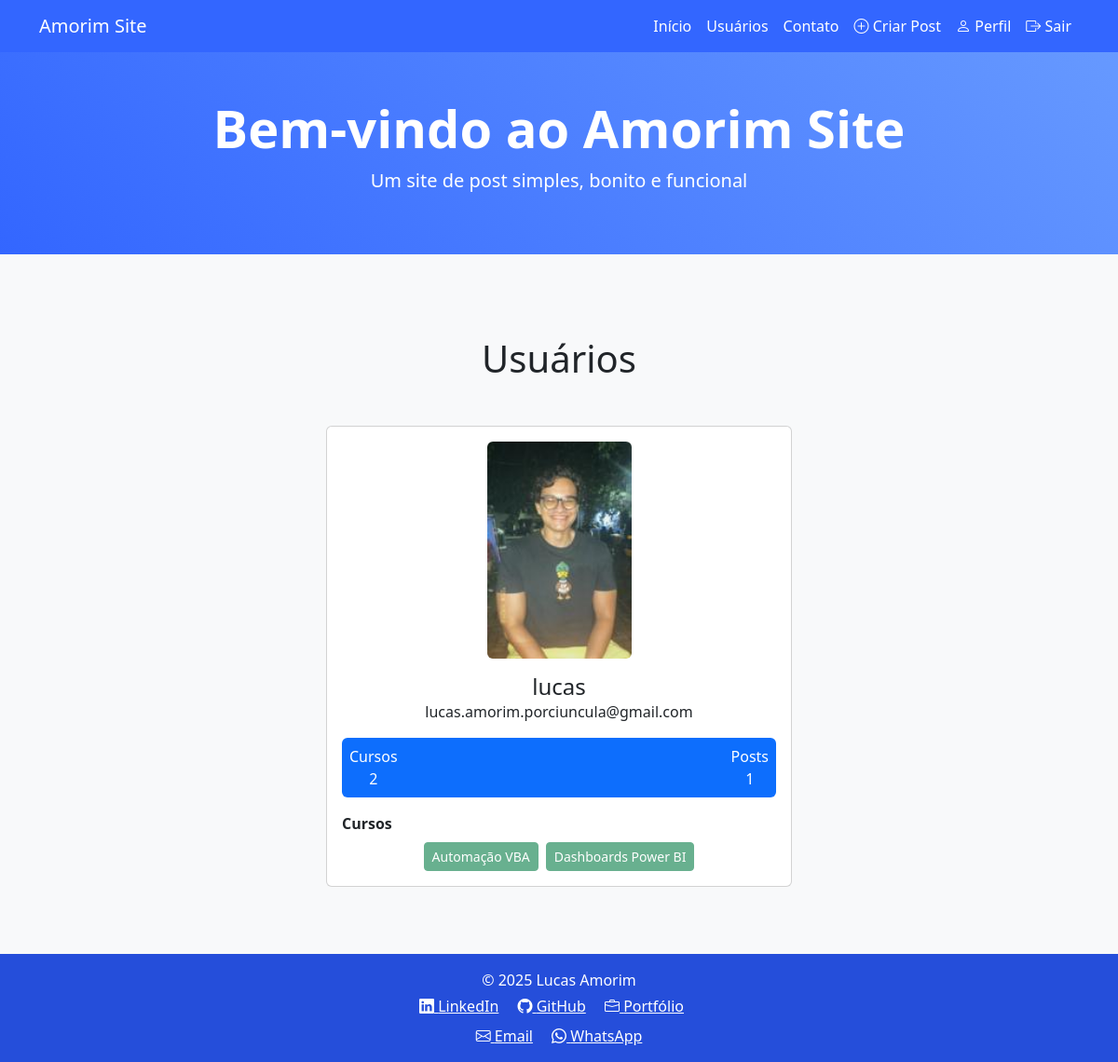
The app's page /usuarios (signed in) with its own data.
### comunidadeImpressionadora/models.py (models this page shows)
class Usuario(database.Model, UserMixin):
    id = database.Column(database.Integer, primary_key=True)
    username = database.Column(database.String, nullable=False)
    senha = database.Column(database.String, nullable=False)
    email = database.Column(database.String, nullable=False, unique=True)
    foto_perfil = database.Column(database.String, default='default.jpg', nullable=False)
    post = database.relationship('Post', backref='autor', lazy=True)
    cursos = database.Column(database.String, nullable=False, default='Não Informado')
    def contar_posts(self):
        return len(self.post)

### comunidadeImpressionadora/routes.py (the view)
@app.route('/usuarios')
@login_required
def usuarios():
    lista_usuarios = Usuario.query.all()
    return render_template('usuarios.html', lista_usuarios=lista_usuarios)

### comunidadeImpressionadora/models.py (called while the page is built)
@login_manager.user_loader
def load_usuario(id_usuario):
    return Usuario.query.get(int(id_usuario))

### comunidadeImpressionadora/templates/usuarios.html (shortened to what this page needs)
{% extends 'base.html'%}
{% block head %}
<link href="https://cdnjs.cloudflare.com/ajax/libs/aos/2.3.4/aos.css" rel="stylesheet">
{% endblock %}
{% block body %}
<div class="container my-5">
    <h1 class="text-center mb-5" data-aos="fade-down">Usuários</h1>
    {% for usuario in lista_usuarios %}
    <div class="container centralizado-vertical d-flex justify-content-center mb-3" data-aos="fade-up" data-aos-duration="800">
        <div class="card p-3 w-100" style="max-width: 500px;">
            <div class="d-flex flex-column align-items-center">
                <div class="image mb-3">
                    <img src="{{ url_for('static', filename='fotos_perfil/{}'.format(usuario.foto_perfil)) }}" class="rounded" width="155">
                </div>
                <div class="w-100 text-center">
                    <h4 class="mb-0">{{ usuario.username }}</h4>
                    <span>{{ usuario.email }}</span>
                </div>
                <div class="p-2 mt-3 bg-primary d-flex justify-content-between rounded text-white stats w-100">
                    <div class="d-flex flex-column text-center">
                        <span class="articles">Cursos</span>
                        {% if 'Não Informado' in usuario.cursos %}
                            <span class="number1">0</span>
                        {% else %}
                            <span class="number1">{{ usuario.cursos.count(';') + 1 }}</span>
                        {% endif %}
                    </div>
                    <div class="d-flex flex-column text-center">
                        <span class="rating">Posts</span>
                        <span class="number3">{{ usuario.contar_posts()}}</span>
                    </div>
                </div>
                <div class="mt-3 w-100">
                    <strong>Cursos</strong><br>
                    <div class="d-flex flex-wrap justify-content-center gap-2 mt-2">
                        {% for curso in usuario.cursos.split(';') %}
                            <button type="button" class="btn btn-success btn-sm" disabled>{{ curso }}</button>
                        {% endfor %}
                    </div>
                </div>
            </div>
        </div>
    </div>
    {% endfor %}
</div>
{% endblock %}

### comunidadeImpressionadora/static/base.css (style rules this page uses)
:root { --primary-color: #3366ff; --primary-color-light: #6699ff; --primary-color-dark: #254eda; }
body { background-color: #f8f9fa; }

### records on screen
Usuario: foto_perfil (picture), username "lucas", email "lucas.amorim.porciuncula@gmail.com", cursos "2", contar_posts "1", curso "Automação VBA" "Dashboards Power BI"
